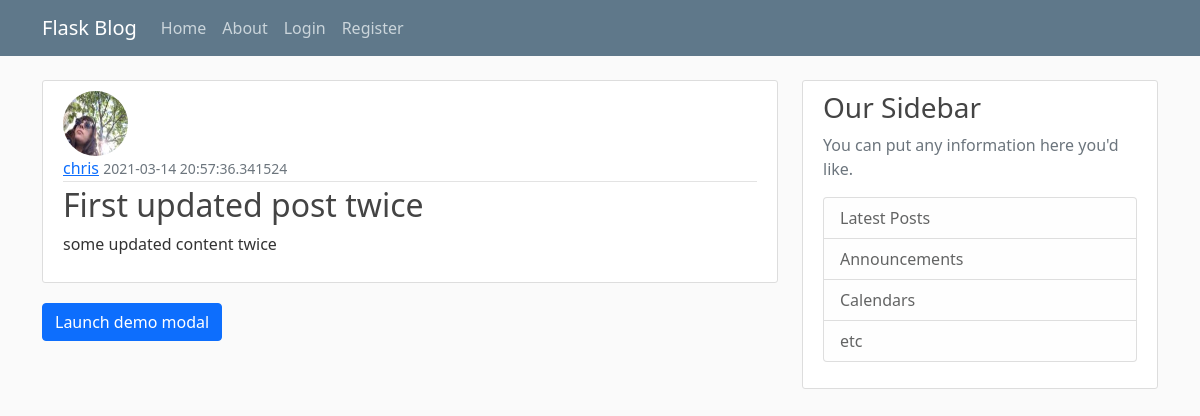
/post/1, run on the app's committed database.
### spice/models.py (models this page shows, shortened)
class User(db.Model, UserMixin):
    id = db.Column(db.Integer, primary_key=True)
    username = db.Column(db.String(20), unique=True, nullable=False)
    email = db.Column(db.String(120), unique=True, nullable=False)
    image_file = db.Column(db.String(20), nullable=False, default='default.png')
    password = db.Column(db.String(60), nullable=False)
    posts = db.relationship('Post', backref = 'author', lazy=True)

class Post(db.Model):
    id = db.Column(db.Integer, primary_key=True)
    title = db.Column(db.String(100), nullable = False)
    date_posted = db.Column(db.DateTime, nullable = False, default=datetime.utcnow)
    content = db.Column(db.Text, nullable=False)
    user_id = db.Column(db.Integer, db.ForeignKey('user.id'), nullable=False)

### spice/routes.py (the view)
@ app.route('/post/<int:post_id>')
def post(post_id):
    post = Post.query.get_or_404(post_id)
    return render_template('post.html', title=post.title, post=post)

### spice/templates/post.html (shortened to what this page needs)
{% extends "layout.html" %}
{% block content %}
<article class="media content-section">
  <img class="rounded-circle article-img"
    src="{{url_for('static', filename='/profile_pics/' + post.author.image_file)}}">
  <div class="media-body">
    <div class="article-metadata">
      <a class="mr-2" href="#">{{ post.author.username }}</a>
      <small class="text-muted">{{ post.date_posted }}</small>
    </div>
    <h2 class="article-title">{{ post.title }}</h2>
    <p class="article-content">{{ post.content }}</p>
  </div>
</article>
<button type="button" class="btn btn-primary" data-toggle="modal" data-target="#exampleModal">
  Launch demo modal
</button>
{% endblock content %}

### spice/static/main.css (style rules this page uses)
body { background: #fafafa; color: #333333; margin-top: 5rem; }
h1, h2, h3, h4, h5, h6 { color: #444444; }
.content-section { background: #ffffff; padding: 10px 20px; border: 1px solid #dddddd; border-radius: 3px; margin-bottom: 20px; }
.article-title { color: #444444; }
.article-content { white-space: pre-line; }
.article-img { height: 65px; width: 65px; margin-right: 16px; }
.article-metadata { padding-bottom: 1px; margin-bottom: 4px; border-bottom: 1px solid #e3e3e3; }

### data on the page
User: image_file (picture), author.username "chris"
Post: date_posted "2021-03-14 20:57:36.341524", title "First updated post twice", content "some updated content twice"
